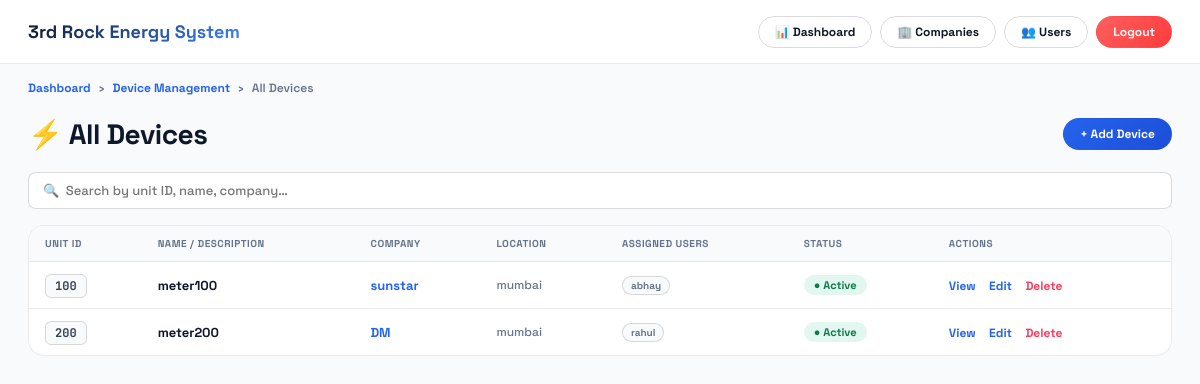
Page /device-management/devices/ (signed in) on the committed database.
### app1/models.py (models this page shows, shortened)
class Device(models.Model):
    unit_id = models.PositiveIntegerField(unique=True, db_index=True)
    name = models.CharField(max_length=200, default='', blank=True)
    description = models.TextField(blank=True)
    location = models.CharField(max_length=300, blank=True)
    company = models.ForeignKey(
        Company,
        on_delete=models.SET_NULL,
        null=True,
        blank=True,
        related_name='devices',
    )
    assigned_users = models.ManyToManyField(
        'User',
        blank=True,
        related_name='assigned_devices',
    )
    is_active = models.BooleanField(default=True)
    created_at = models.DateTimeField(auto_now_add=True)
    updated_at = models.DateTimeField(auto_now=True)
    class Meta:
        ordering = ['unit_id']
    def get_display_name(self):
        return self.name if self.name else f"Unit {self.unit_id}"

class Company(models.Model):
    name = models.CharField(max_length=200)
    location = models.CharField(max_length=300, blank=True)
    description = models.TextField(blank=True)
    contact_email = models.EmailField(blank=True)
    contact_phone = models.CharField(max_length=50, blank=True)
    created_at = models.DateTimeField(auto_now_add=True)
    updated_at = models.DateTimeField(auto_now=True)
    created_by = models.ForeignKey(
        'User',
        on_delete=models.SET_NULL,
        null=True,
        blank=True,
        related_name='created_companies',
    )
    class Meta:
        verbose_name = 'Company'
        verbose_name_plural = 'Companies'
        ordering = ['name']

class User(AbstractUser):
    ROLE_CHOICES = [
        ('superadmin', 'Super Admin'),
        ('admin', 'Admin'),
        ('user', 'User'),
    ]
    role = models.CharField(max_length=20, choices=ROLE_CHOICES, default='user')
    unit_ids = models.JSONField(
        default=list,
        blank=True,
        help_text="List of unit IDs this user has access to"
    )
    created_at = models.DateTimeField(auto_now_add=True)
    updated_at = models.DateTimeField(auto_now=True)
    groups = models.ManyToManyField(
        'auth.Group',
        verbose_name='groups',
        blank=True,
        related_name='app1_user_set',
        related_query_name='app1_user',
    )
    user_permissions = models.ManyToManyField(
        'auth.Permission',
        verbose_name='user permissions',
        blank=True,
        related_name='app1_user_set',
        related_query_name='app1_user',
    )
    class Meta:
        verbose_name = 'User'
        verbose_name_plural = 'Users'
    def is_admin_or_superadmin(self):
        return self.role in ('admin', 'superadmin')

### app1/views.py (the view)
# urls.py: path('device-management/devices/', views.device_list, name='device_list'),
@admin_required
def device_list(request):
    devices = Device.objects.select_related('company').prefetch_related('assigned_users').all()
    return render(request, 'app1/device_list.html', {'devices': devices})

### app1/views.py (called while the page is built)
def admin_required(view_func):
    @wraps(view_func)
    @login_required(login_url='login')
    def wrapper(request, *args, **kwargs):
        if not request.user.is_admin_or_superadmin():
            return HttpResponseForbidden(
                "<h2>403 – Forbidden</h2><p>Admin access required.</p>"
            )
        return view_func(request, *args, **kwargs)
    return wrapper

### app1/templates/app1/device_list.html (shortened to what this page needs)
<!DOCTYPE html>
<html lang="en">
<head>
</head>
<body>
<header class="topbar">
  <div class="topbar-brand">3rd Rock Energy System</div>
  <nav style="display:flex;gap:8px;flex-wrap:wrap;">
    <a href="{% url 'energy_dashboard' %}" class="nav-btn">📊 Dashboard</a>
    <a href="{% url 'company_list' %}" class="nav-btn">🏢 Companies</a>
    {% if user.is_admin_or_superadmin %}<a href="{% url 'user_list' %}" class="nav-btn">👥 Users</a>{% endif %}
    <a href="{% url 'logout' %}" class="nav-btn danger">Logout</a>
  </nav>
</header>
<div class="breadcrumb">
  <a href="{% url 'energy_dashboard' %}">Dashboard</a> <span>›</span>
  <a href="{% url 'company_list' %}">Device Management</a> <span>›</span>
  <span>All Devices</span>
</div>
<div class="page-header">
  <div class="page-title">⚡ All Devices</div>
  <a href="{% url 'add_device' %}" class="nav-btn accent">+ Add Device</a>
</div>
<div class="content">
  <div class="search-row">
    <input type="text" class="search-input" id="search-input" placeholder="🔍  Search by unit ID, name, company…" oninput="filterRows()">
  </div>
  {% if devices %}
  <div class="tbl-card">
    <div class="tbl-wrap">
      <table id="devices-table">
        <thead>
          <tr>
            <th>Unit ID</th>
            <th>Name / Description</th>
            <th>Company</th>
            <th>Location</th>
            <th>Assigned Users</th>
            <th>Status</th>
            <th>Actions</th>
          </tr>
        </thead>
        <tbody>
          {% for device in devices %}
          <tr data-search="{{ device.unit_id }} {{ device.name|lower }} {% if device.company %}{{ device.company.name|lower }}{% endif %}">
            <td><span class="unit-badge">{{ device.unit_id }}</span></td>
            <td>
              <div style="font-weight:700;">{{ device.get_display_name }}</div>
            </td>
            <td>
              {% if device.company %}
                <a href="{% url 'company_detail' device.company.pk %}" class="company-link">{{ device.company.name }}</a>
              {% else %}
                <span style="color:var(--text3);font-style:italic;">Unassigned</span>
              {% endif %}
            </td>
            <td style="font-size:12px;color:var(--text3);">{{ device.location|default:"—" }}</td>
            <td>
              <div class="user-chips">
                {% for u in device.assigned_users.all %}
                  <span class="uc">{{ u.username }}</span>
                {% empty %}
                  <span style="font-size:11px;color:var(--text3);">None</span>
                {% endfor %}
              </div>
            </td>
            <td>
              <span class="status-dot {% if device.is_active %}active{% else %}inactive{% endif %}">
                {% if device.is_active %}● Active{% else %}○ Inactive{% endif %}
              </span>
            </td>
            <td>
              {% if device.pk %}
                <a href="{% url 'device_detail' device.pk %}" class="act-link">View</a>
                <a href="{% url 'edit_device' device.pk %}" class="act-link">Edit</a>
                <a href="{% url 'delete_device' device.pk %}" class="act-link red">Delete</a>
              {% else %}
                <span style="font-size:11px;color:var(--text3);">—</span>
              {% endif %}
            </td>
          </tr>
          {% endfor %}
        </tbody>
      </table>
    </div>
  </div>
  {% endif %}
</div>
</body>
</html>

### app1/templates/app1/device_list.html (style rules this page uses)
* { margin:0;padding:0;box-sizing:border-box; }
:root { --bg:#F8FAFC;--bg2:#fff;--border:rgba(0,0,0,0.08);--border2:rgba(0,0,0,0.14); --text1:#0F172A;--text2:#334155;--text3:#64748B; --accent:#2563EB;--accent2:#1D4ED8;--green:#10B981;--red:#F43F5E; --r8:8px;--r12:12px;--r16:16px; --font:'Space Grotesk',sans-serif;--mono:'JetBrains Mono',monospace; }
body { font-family:var(--font);background:var(--bg);color:var(--text1);font-size:14px;-webkit-font-smoothing:antialiased; }
.topbar { background:var(--bg2);border-bottom:1px solid var(--border);padding:0 28px;height:64px;display:flex;align-items:center;justify-content:space-between;position:sticky;top:0;z-index:50; }
.topbar-brand { font-size:18px;font-weight:800;background:linear-gradient(135deg,#0F172A,#3B82F6);-webkit-background-clip:text;background-clip:text;color:transparent; }
.nav-btn { display:inline-flex;align-items:center;gap:6px;padding:7px 16px;border-radius:30px;font-size:12px;font-weight:700;font-family:var(--font);border:1px solid var(--border2);background:transparent;color:var(--text1);cursor:pointer;text-decoration:none;transition:all 0.15s; }
.nav-btn.accent { background:linear-gradient(135deg,var(--accent),var(--accent2));color:#fff;border-color:transparent; }
.nav-btn.danger { background:linear-gradient(135deg,#ff5f5f,#ff3b3b);color:#fff;border-color:transparent; }
.breadcrumb { padding:16px 28px 0;display:flex;align-items:center;gap:8px;font-size:12px;color:var(--text3);font-weight:600; }
.breadcrumb a { color:var(--accent);text-decoration:none;font-weight:700; }
.page-header { padding:20px 28px 0;display:flex;align-items:center;justify-content:space-between;gap:16px;flex-wrap:wrap; }
.page-title { font-size:28px;font-weight:800;letter-spacing:-0.5px; }
.content { padding:20px 28px 60px; }
.search-row { display:flex;gap:10px;margin-bottom:16px;flex-wrap:wrap;align-items:center; }
.search-input { flex:1;min-width:200px;padding:9px 14px;border-radius:var(--r8);border:1px solid var(--border2);background:var(--bg2);color:var(--text1);font-family:var(--font);font-size:13px;font-weight:500;outline:none;transition:border-color 0.15s; }
.tbl-card { background:var(--bg2);border:1px solid var(--border);border-radius:var(--r16);overflow:hidden; }
.tbl-wrap { overflow-x:auto; }
table { width:100%;border-collapse:collapse; }
thead th { padding:11px 16px;text-align:left;font-size:10px;font-weight:800;text-transform:uppercase;letter-spacing:0.5px;color:var(--text3);border-bottom:1px solid var(--border);background:var(--bg);white-space:nowrap; }
tbody tr { border-bottom:1px solid var(--border);transition:background 0.1s; }
tbody tr:last-child { border-bottom:none; }
td { padding:13px 16px;font-size:13px;color:var(--text1);font-weight:500; }
.unit-badge { font-family:var(--mono);font-size:12px;font-weight:700;padding:3px 9px;border-radius:6px;background:var(--bg);border:1px solid var(--border2);color:var(--text2); }
.company-link { color:var(--accent);text-decoration:none;font-weight:700; }
.status-dot { display:inline-flex;align-items:center;gap:5px;font-size:11px;font-weight:700;padding:3px 10px;border-radius:20px; }
.status-dot.active { background:rgba(16,185,129,0.12);color:#0E7C46; }
.act-link { color:var(--accent);text-decoration:none;font-size:12px;font-weight:700;margin-right:10px; }
.act-link.red { color:var(--red); }
.user-chips { display:flex;flex-wrap:wrap;gap:4px; }
.uc { display:inline-block;padding:2px 8px;border-radius:20px;background:var(--bg);border:1px solid var(--border2);font-size:10px;font-weight:700;color:var(--text3); }

### rows in the picture
Device: unit_id "100", get_display_name "meter100", company.name "sunstar", location "mumbai", is_active "● Active", shows "View"
User: username "abhay"
Device: unit_id "200", get_display_name "meter200", company.name "DM", location "mumbai", is_active "● Active", shows "View"
User: username "rahul"
